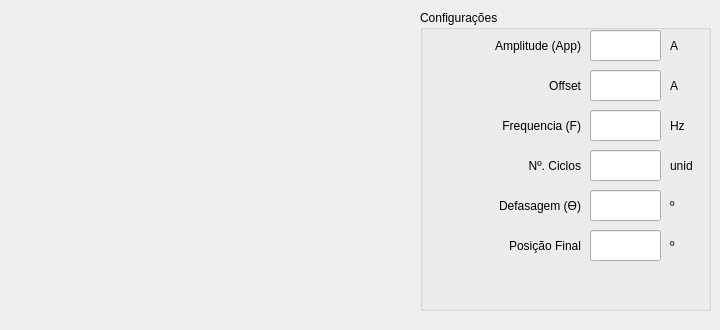
         <widget class="QWidget" name="tab_13">
          <attribute name="title">
           <string>Senoidal</string>
          </attribute>
          <widget class="QGroupBox" name="groupBox_17">
           <property name="geometry">
            <rect>
             <x>420</x>
             <y>10</y>
             <width>291</width>
             <height>301</height>
            </rect>
           </property>
           <property name="title">
            <string>Configurações</string>
           </property>
           <widget class="QLineEdit" name="Amplitude_Senoidal">
            <property name="geometry">
             <rect>
              <x>170</x>
              <y>20</y>
              <width>71</width>
              <height>31</height>
             </rect>
            </property>
           </widget>
           <widget class="QLineEdit" name="Offset_Senoidal">
            <property name="geometry">
             <rect>
              <x>170</x>
              <y>60</y>
              <width>71</width>
              <height>31</height>
             </rect>
            </property>
            <property name="text">
             <string/>
            </property>
           </widget>
           <widget class="QLabel" name="label_91">
            <property name="geometry">
             <rect>
              <x>0</x>
              <y>20</y>
              <width>161</width>
              <height>31</height>
             </rect>
            </property>
            <property name="text">
             <string>Amplitude (App)</string>
            </property>
            <property name="alignment">
             <set>Qt::AlignRight|Qt::AlignTrailing|Qt::AlignVCenter</set>
            </property>
           </widget>
           <widget class="QLabel" name="label_93">
            <property name="geometry">
             <rect>
              <x>0</x>
              <y>180</y>
              <width>161</width>
              <height>31</height>
             </rect>
            </property>
            <property name="text">
             <string>Defasagem (ϴ)</string>
            </property>
            <property name="alignment">
             <set>Qt::AlignRight|Qt::AlignTrailing|Qt::AlignVCenter</set>
            </property>
           </widget>
           <widget class="QLabel" name="label_94">
            <property name="geometry">
             <rect>
              <x>250</x>
              <y>20</y>
              <width>41</width>
              <height>31</height>
             </rect>
            </property>
            <property name="text">
             <string>A </string>
            </property>
           </widget>
           <widget class="QLabel" name="label_113">
            <property name="geometry">
             <rect>
              <x>250</x>
              <y>60</y>
              <width>21</width>
              <height>31</height>
             </rect>
            </property>
            <property name="text">
             <string>A</string>
            </property>
           </widget>
           <widget class="QLineEdit" name="Defasagem_Senoidal">
            <property name="geometry">
             <rect>
              <x>170</x>
              <y>180</y>
              <width>71</width>
              <height>31</height>
             </rect>
            </property>
            <property name="text">
             <string/>
            </property>
           </widget>
           <widget class="QLabel" name="label_114">
            <property name="geometry">
             <rect>
              <x>0</x>
              <y>60</y>
              <width>161</width>
              <height>31</height>
             </rect>
            </property>
            <property name="text">
             <string>Offset</string>
            </property>
            <property name="alignment">
             <set>Qt::AlignRight|Qt::AlignTrailing|Qt::AlignVCenter</set>
            </property>
           </widget>
           <widget class="QLabel" name="label_115">
            <property name="geometry">
             <rect>
              <x>250</x>
              <y>180</y>
              <width>21</width>
              <height>31</height>
             </rect>
            </property>
            <property name="text">
             <string>º</string>
            </property>
           </widget>
           <widget class="QLabel" name="label_116">
            <property name="geometry">
             <rect>
              <x>250</x>
              <y>100</y>
              <width>31</width>
              <height>31</height>
             </rect>
            </property>
            <property name="text">
             <string>Hz</string>
            </property>
           </widget>
           <widget class="QLineEdit" name="Frequencia_Senoidal">
            <property name="geometry">
             <rect>
              <x>170</x>
              <y>100</y>
              <width>71</width>
              <height>31</height>
             </rect>
            </property>
            <property name="text">
             <string/>
            </property>
           </widget>
           <widget class="QLabel" name="label_118">
            <property name="geometry">
             <rect>
              <x>250</x>
              <y>220</y>
              <width>21</width>
              <height>31</height>
             </rect>
            </property>
            <property name="text">
             <string>º</string>
            </property>
           </widget>
           <widget class="QLabel" name="label_119">
            <property name="geometry">
             <rect>
              <x>0</x>
              <y>100</y>
              <width>161</width>
              <height>31</height>
             </rect>
            </property>
            <property name="text">
             <string>Frequencia (F)</string>
            </property>
            <property name="alignment">
             <set>Qt::AlignRight|Qt::AlignTrailing|Qt::AlignVCenter</set>
            </property>
           </widget>
           <widget class="QLabel" name="label_121">
            <property name="geometry">
             <rect>
              <x>20</x>
              <y>220</y>
              <width>141</width>
              <height>31</height>
             </rect>
            </property>
            <property name="text">
             <string>Posição Final</string>
            </property>
            <property name="alignment">
             <set>Qt::AlignRight|Qt::AlignTrailing|Qt::AlignVCenter</set>
            </property>
           </widget>
           <widget class="QLineEdit" name="Posicao_Final_Senoidal">
            <property name="geometry">
             <rect>
              <x>170</x>
              <y>220</y>
              <width>71</width>
              <height>31</height>
             </rect>
            </property>
           </widget>
           <widget class="QLabel" name="label_123">
            <property name="geometry">
             <rect>
              <x>250</x>
              <y>140</y>
              <width>41</width>
              <height>31</height>
             </rect>
            </property>
            <property name="text">
             <string>unid</string>
            </property>
           </widget>
           <widget class="QLabel" name="label_117">
            <property name="geometry">
             <rect>
              <x>0</x>
              <y>140</y>
              <width>161</width>
              <height>31</height>
             </rect>
            </property>
            <property name="text">
             <string>Nº. Ciclos</string>
            </property>
            <property name="alignment">
             <set>Qt::AlignRight|Qt::AlignTrailing|Qt::AlignVCenter</set>
            </property>
           </widget>
           <widget class="QLineEdit" name="N_Ciclos_Senoidal">
            <property name="geometry">
             <rect>
              <x>170</x>
              <y>140</y>
              <width>71</width>
              <height>31</height>
             </rect>
            </property>
           </widget>
          </widget>
          <widget class="QLabel" name="label_61">
           <property name="geometry">
            <rect>
             <x>10</x>
             <y>30</y>
             <width>401</width>
             <height>231</height>
            </rect>
           </property>
           <property name="text">
            <string/>
           </property>
           <property name="pixmap">
            <pixmap>imagens/senoide_2.jpg</pixmap>
           </property>
           <property name="scaledContents">
            <bool>true</bool>
           </property>
          </widget>
          <widget class="QLabel" name="label_70">
           <property name="geometry">
            <rect>
             <x>70</x>
             <y>260</y>
             <width>301</width>
             <height>61</height>
            </rect>
           </property>
           <property name="text">
            <string/>
           </property>
           <property name="pixmap">
            <pixmap>imagens/Eq_seno.jpg</pixmap>
           </property>
           <property name="scaledContents">
            <bool>true</bool>
           </property>
          </widget>
         </widget>
